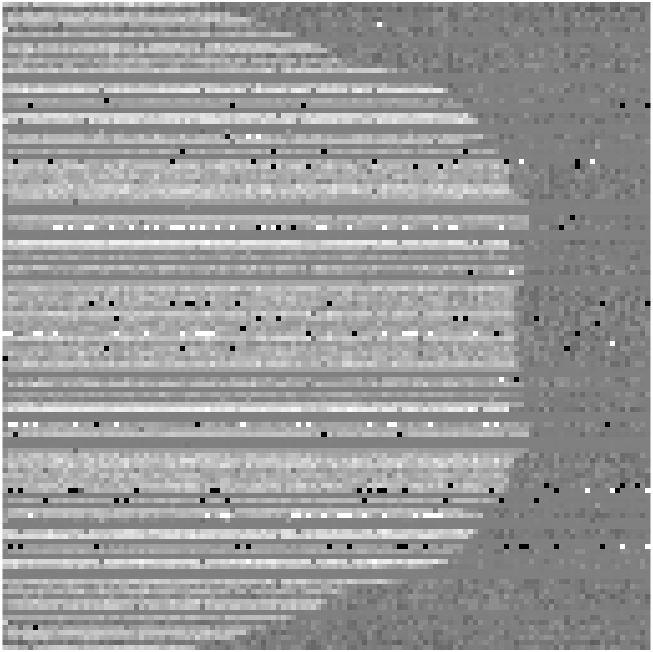
#> input picture BlackPearl_UI/demo.png, 653 x 652 px
$ python BlackPearl_Algorithm.py
#> lines starting #> are read from the running program, lines starting #| are printed output that depends on the picture
# File:		BlackPearl_Algorithm.py
# Author: 	Lei Kuang
# Date:		8th August 2020
# @ Imperial College London

import numpy as np
import cv2 as cv
from matplotlib import pyplot as plt

def non_local_mean_filtering(img):
    dst = cv.fastNlMeansDenoisingColored(img, None, 30, 7, 21)

if __name__ == '__main__':
    img = cv.imread('demo.png')
#> img is the input picture: shape (652, 653, 3); min 0, max 255, mean 153.2
    dst = cv.fastNlMeansDenoisingColored(img, None, 100.0, 7, 21)
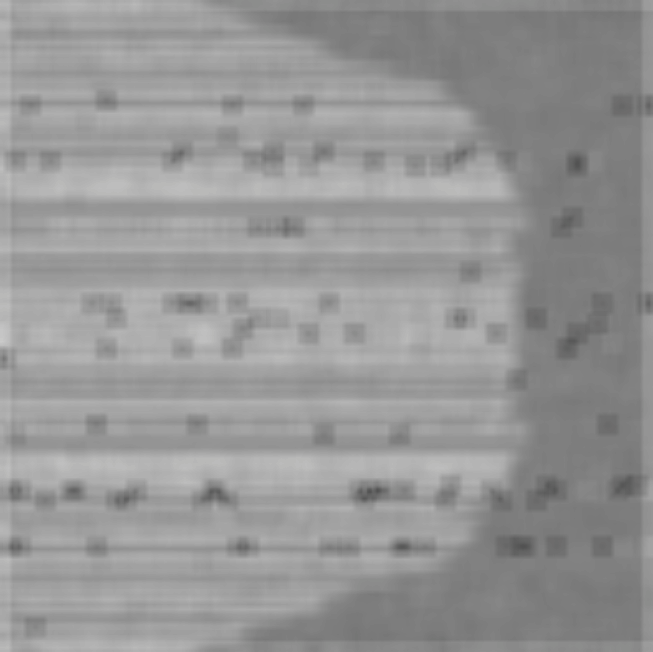
#> dst: shape (652, 653, 3); mean B, G, R 150.1, 150.1, 150.1
    plt.subplot(121),plt.imshow(img)
    plt.subplot(122),plt.imshow(dst)
    plt.show()
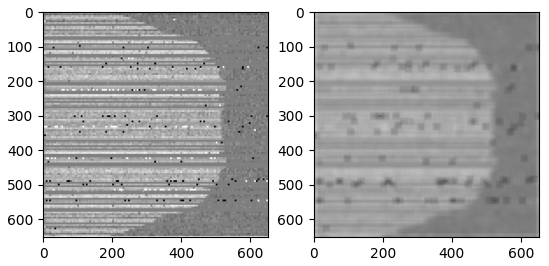
#> figure drawn by matplotlib, 2 panels; B, G, R data is drawn as R, G, B
